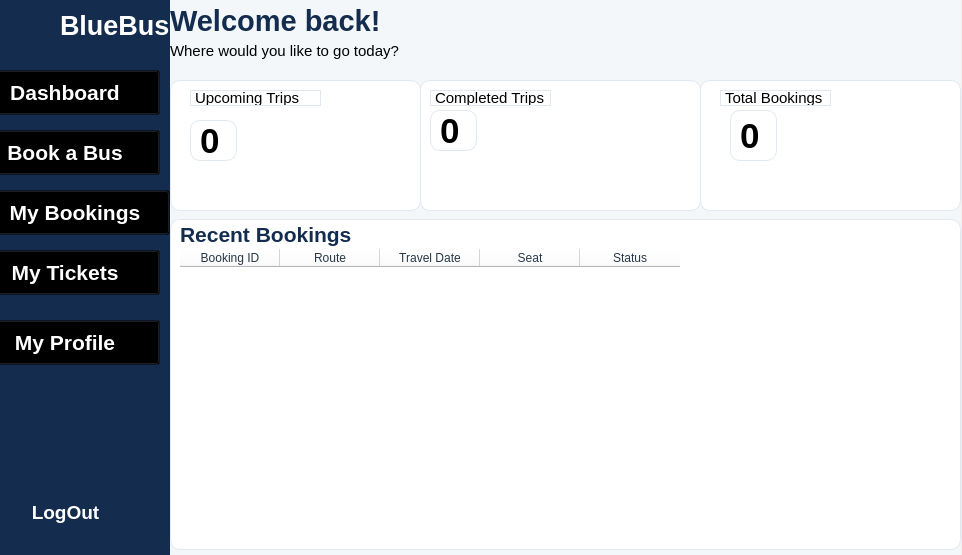
<?xml version="1.0" encoding="UTF-8"?>
<ui version="4.0">
 <class>PassengerDashboard</class>
 <widget class="QWidget" name="PassengerDashboard">
  <property name="geometry">
   <rect>
    <x>0</x>
    <y>0</y>
    <width>962</width>
    <height>555</height>
   </rect>
  </property>
  <property name="windowTitle">
   <string>Form</string>
  </property>
  <widget class="QWidget" name="sidebarWidget" native="true">
   <property name="geometry">
    <rect>
     <x>0</x>
     <y>-10</y>
     <width>171</width>
     <height>571</height>
    </rect>
   </property>
   <property name="styleSheet">
    <string notr="true">background-color: #142D4E;</string>
   </property>
   <widget class="QLabel" name="label">
    <property name="geometry">
     <rect>
      <x>60</x>
      <y>20</y>
      <width>141</width>
      <height>31</height>
     </rect>
    </property>
    <property name="font">
     <font>
      <family>Segoe UI</family>
      <pointsize>20</pointsize>
      <weight>75</weight>
      <bold>true</bold>
     </font>
    </property>
    <property name="styleSheet">
     <string notr="true">color: #FFFFFF;
background-color: transparent;</string>
    </property>
    <property name="text">
     <string>BlueBus</string>
    </property>
   </widget>
   <widget class="QPushButton" name="dashboardButton">
    <property name="geometry">
     <rect>
      <x>-30</x>
      <y>80</y>
      <width>190</width>
      <height>45</height>
     </rect>
    </property>
    <property name="font">
     <font>
      <family>Segoe UI</family>
      <pointsize>16</pointsize>
      <weight>75</weight>
      <bold>true</bold>
     </font>
    </property>
    <property name="styleSheet">
     <string notr="true">color: white;
    background-color: transparent;</string>
    </property>
    <property name="text">
     <string>Dashboard</string>
    </property>
   </widget>
   <widget class="QPushButton" name="bookBusButton">
    <property name="geometry">
     <rect>
      <x>-30</x>
      <y>140</y>
      <width>190</width>
      <height>45</height>
     </rect>
    </property>
    <property name="font">
     <font>
      <family>Segoe UI</family>
      <pointsize>16</pointsize>
      <weight>75</weight>
      <bold>true</bold>
     </font>
    </property>
    <property name="styleSheet">
     <string notr="true">color: white;
    background-color: transparent;</string>
    </property>
    <property name="text">
     <string>Book a Bus</string>
    </property>
   </widget>
   <widget class="QPushButton" name="myBookingsButton">
    <property name="geometry">
     <rect>
      <x>-20</x>
      <y>200</y>
      <width>190</width>
      <height>45</height>
     </rect>
    </property>
    <property name="font">
     <font>
      <family>Segoe UI</family>
      <pointsize>16</pointsize>
      <weight>75</weight>
      <bold>true</bold>
     </font>
    </property>
    <property name="styleSheet">
     <string notr="true">color: white;
    background-color: transparent;</string>
    </property>
    <property name="text">
     <string>My Bookings</string>
    </property>
   </widget>
   <widget class="QPushButton" name="myTicketsButton">
    <property name="geometry">
     <rect>
      <x>-30</x>
      <y>260</y>
      <width>190</width>
      <height>45</height>
     </rect>
    </property>
    <property name="font">
     <font>
      <family>Segoe UI</family>
      <pointsize>16</pointsize>
      <weight>75</weight>
      <bold>true</bold>
     </font>
    </property>
    <property name="styleSheet">
     <string notr="true">color: white;
    background-color: transparent;</string>
    </property>
    <property name="text">
     <string>My Tickets</string>
    </property>
   </widget>
   <widget class="QPushButton" name="myProfileButton">
    <property name="geometry">
     <rect>
      <x>-30</x>
      <y>330</y>
      <width>190</width>
      <height>45</height>
     </rect>
    </property>
    <property name="font">
     <font>
      <family>Segoe UI</family>
      <pointsize>16</pointsize>
      <weight>75</weight>
      <bold>true</bold>
     </font>
    </property>
    <property name="layoutDirection">
     <enum>Qt::LeftToRight</enum>
    </property>
    <property name="styleSheet">
     <string notr="true">color: white;
    background-color: transparent;</string>
    </property>
    <property name="text">
     <string>My Profile</string>
    </property>
   </widget>
   <widget class="QLabel" name="label_2">
    <property name="geometry">
     <rect>
      <x>10</x>
      <y>10</y>
      <width>51</width>
      <height>41</height>
     </rect>
    </property>
    <property name="text">
     <string/>
    </property>
    <property name="pixmap">
     <pixmap>../../Downloads/BlueBus_ Drive Your Journey.png</pixmap>
    </property>
    <property name="scaledContents">
     <bool>true</bool>
    </property>
   </widget>
   <widget class="QPushButton" name="logoutButton">
    <property name="geometry">
     <rect>
      <x>0</x>
      <y>500</y>
      <width>131</width>
      <height>45</height>
     </rect>
    </property>
    <property name="font">
     <font>
      <family>Segoe UI</family>
      <pointsize>14</pointsize>
      <weight>75</weight>
      <bold>true</bold>
     </font>
    </property>
    <property name="styleSheet">
     <string notr="true"> background-color: transparent;
color: rgb(255, 255, 255);
    border: none;</string>
    </property>
    <property name="text">
     <string>LogOut</string>
    </property>
   </widget>
  </widget>
  <widget class="QWidget" name="contentWidget" native="true">
   <property name="geometry">
    <rect>
     <x>170</x>
     <y>0</y>
     <width>791</width>
     <height>591</height>
    </rect>
   </property>
   <property name="styleSheet">
    <string notr="true">background-color: #F4F7FA;</string>
   </property>
   <widget class="QLabel" name="welcomeLabel">
    <property name="geometry">
     <rect>
      <x>0</x>
      <y>0</y>
      <width>661</width>
      <height>41</height>
     </rect>
    </property>
    <property name="font">
     <font>
      <family>Segoe UI</family>
      <pointsize>22</pointsize>
      <weight>75</weight>
      <bold>true</bold>
     </font>
    </property>
    <property name="styleSheet">
     <string notr="true">color: #142D4E;
background-color: transparent;</string>
    </property>
    <property name="text">
     <string>Welcome back!</string>
    </property>
   </widget>
   <widget class="QLabel" name="subtitleLabel">
    <property name="geometry">
     <rect>
      <x>0</x>
      <y>40</y>
      <width>321</width>
      <height>21</height>
     </rect>
    </property>
    <property name="font">
     <font>
      <family>Segoe UI</family>
      <pointsize>11</pointsize>
     </font>
    </property>
    <property name="text">
     <string>Where would you like to go today?</string>
    </property>
   </widget>
   <widget class="QFrame" name="upcomingCard">
    <property name="geometry">
     <rect>
      <x>0</x>
      <y>80</y>
      <width>251</width>
      <height>131</height>
     </rect>
    </property>
    <property name="styleSheet">
     <string notr="true">background-color: #FFFFFF;
    border: 1px solid #E2E8F0;
    border-radius: 10px;</string>
    </property>
    <property name="frameShape">
     <enum>QFrame::StyledPanel</enum>
    </property>
    <property name="frameShadow">
     <enum>QFrame::Raised</enum>
    </property>
    <widget class="QLabel" name="upcomingTitle">
     <property name="geometry">
      <rect>
       <x>20</x>
       <y>10</y>
       <width>131</width>
       <height>16</height>
      </rect>
     </property>
     <property name="font">
      <font>
       <family>Segoe UI</family>
       <pointsize>11</pointsize>
      </font>
     </property>
     <property name="styleSheet">
      <string notr="true">Colour: #718096</string>
     </property>
     <property name="text">
      <string>Upcoming Trips</string>
     </property>
    </widget>
    <widget class="QLabel" name="upcomingCount">
     <property name="geometry">
      <rect>
       <x>20</x>
       <y>40</y>
       <width>47</width>
       <height>41</height>
      </rect>
     </property>
     <property name="font">
      <font>
       <family>Segoe UI</family>
       <pointsize>26</pointsize>
       <weight>75</weight>
       <bold>true</bold>
      </font>
     </property>
     <property name="styleSheet">
      <string notr="true">Colour: #142D4E</string>
     </property>
     <property name="text">
      <string>0</string>
     </property>
    </widget>
   </widget>
   <widget class="QFrame" name="completedCard">
    <property name="geometry">
     <rect>
      <x>250</x>
      <y>80</y>
      <width>281</width>
      <height>131</height>
     </rect>
    </property>
    <property name="styleSheet">
     <string notr="true">background-color: #FFFFFF;
    border: 1px solid #E2E8F0;
    border-radius: 10px;</string>
    </property>
    <property name="frameShape">
     <enum>QFrame::StyledPanel</enum>
    </property>
    <property name="frameShadow">
     <enum>QFrame::Raised</enum>
    </property>
    <widget class="QLabel" name="completedTitle">
     <property name="geometry">
      <rect>
       <x>10</x>
       <y>10</y>
       <width>121</width>
       <height>16</height>
      </rect>
     </property>
     <property name="font">
      <font>
       <family>Segoe UI</family>
       <pointsize>11</pointsize>
      </font>
     </property>
     <property name="styleSheet">
      <string notr="true">Colour: #718096</string>
     </property>
     <property name="text">
      <string>Completed Trips</string>
     </property>
    </widget>
    <widget class="QLabel" name="completedCount">
     <property name="geometry">
      <rect>
       <x>10</x>
       <y>30</y>
       <width>47</width>
       <height>41</height>
      </rect>
     </property>
     <property name="font">
      <font>
       <family>Segoe UI</family>
       <pointsize>26</pointsize>
       <weight>75</weight>
       <bold>true</bold>
      </font>
     </property>
     <property name="styleSheet">
      <string notr="true">Colour: #142D4E</string>
     </property>
     <property name="text">
      <string>0</string>
     </property>
    </widget>
   </widget>
   <widget class="QFrame" name="bookingsCard">
    <property name="geometry">
     <rect>
      <x>530</x>
      <y>80</y>
      <width>261</width>
      <height>131</height>
     </rect>
    </property>
    <property name="styleSheet">
     <string notr="true">background-color: #FFFFFF;
    border: 1px solid #E2E8F0;
    border-radius: 10px;</string>
    </property>
    <property name="frameShape">
     <enum>QFrame::StyledPanel</enum>
    </property>
    <property name="frameShadow">
     <enum>QFrame::Raised</enum>
    </property>
    <widget class="QLabel" name="bookingsTitle">
     <property name="geometry">
      <rect>
       <x>20</x>
       <y>10</y>
       <width>111</width>
       <height>16</height>
      </rect>
     </property>
     <property name="font">
      <font>
       <family>Segoe UI</family>
       <pointsize>11</pointsize>
      </font>
     </property>
     <property name="styleSheet">
      <string notr="true">Colour: #718096
</string>
     </property>
     <property name="text">
      <string>Total Bookings</string>
     </property>
    </widget>
    <widget class="QLabel" name="bookingsCount">
     <property name="geometry">
      <rect>
       <x>30</x>
       <y>30</y>
       <width>47</width>
       <height>51</height>
      </rect>
     </property>
     <property name="font">
      <font>
       <family>Segoe UI</family>
       <pointsize>26</pointsize>
       <weight>75</weight>
       <bold>true</bold>
      </font>
     </property>
     <property name="styleSheet">
      <string notr="true">Colour: #142D4E</string>
     </property>
     <property name="text">
      <string>0</string>
     </property>
    </widget>
   </widget>
   <widget class="QFrame" name="recentBookingsFrame">
    <property name="geometry">
     <rect>
      <x>0</x>
      <y>219</y>
      <width>791</width>
      <height>331</height>
     </rect>
    </property>
    <property name="styleSheet">
     <string notr="true">background-color: #FFFFFF;
    border: 1px solid #E2E8F0;
    border-radius: 10px;</string>
    </property>
    <property name="frameShape">
     <enum>QFrame::StyledPanel</enum>
    </property>
    <property name="frameShadow">
     <enum>QFrame::Raised</enum>
    </property>
    <widget class="QLabel" name="recentBookingsTitle">
     <property name="geometry">
      <rect>
       <x>10</x>
       <y>0</y>
       <width>241</width>
       <height>31</height>
      </rect>
     </property>
     <property name="font">
      <font>
       <family>Segoe UI</family>
       <pointsize>16</pointsize>
       <weight>75</weight>
       <bold>true</bold>
      </font>
     </property>
     <property name="styleSheet">
      <string notr="true">color: #142D4E;
background-color: transparent;
border: none;</string>
     </property>
     <property name="text">
      <string>Recent Bookings</string>
     </property>
    </widget>
    <widget class="QTableWidget" name="recentBookingsTable">
     <property name="geometry">
      <rect>
       <x>10</x>
       <y>30</y>
       <width>771</width>
       <height>161</height>
      </rect>
     </property>
     <property name="font">
      <font>
       <pointsize>14</pointsize>
      </font>
     </property>
     <property name="styleSheet">
      <string notr="true"> background-color: #FFFFFF;
    alternate-background-color: #F4F7FA;
    color: #263747;
    border: none;
    gridline-color: #E2E8F0;</string>
     </property>
     <property name="editTriggers">
      <set>QAbstractItemView::NoEditTriggers</set>
     </property>
     <property name="alternatingRowColors">
      <bool>true</bool>
     </property>
     <property name="selectionBehavior">
      <enum>QAbstractItemView::SelectRows</enum>
     </property>
     <property name="showGrid">
      <bool>false</bool>
     </property>
     <property name="sortingEnabled">
      <bool>true</bool>
     </property>
     <property name="columnCount">
      <number>5</number>
     </property>
     <column>
      <property name="text">
       <string>Booking ID</string>
      </property>
     </column>
     <column>
      <property name="text">
       <string>Route</string>
      </property>
     </column>
     <column>
      <property name="text">
       <string>Travel Date</string>
      </property>
     </column>
     <column>
      <property name="text">
       <string>Seat</string>
      </property>
     </column>
     <column>
      <property name="text">
       <string>Status</string>
      </property>
     </column>
    </widget>
   </widget>
  </widget>
 </widget>
 <resources/>
 <connections/>
</ui>
